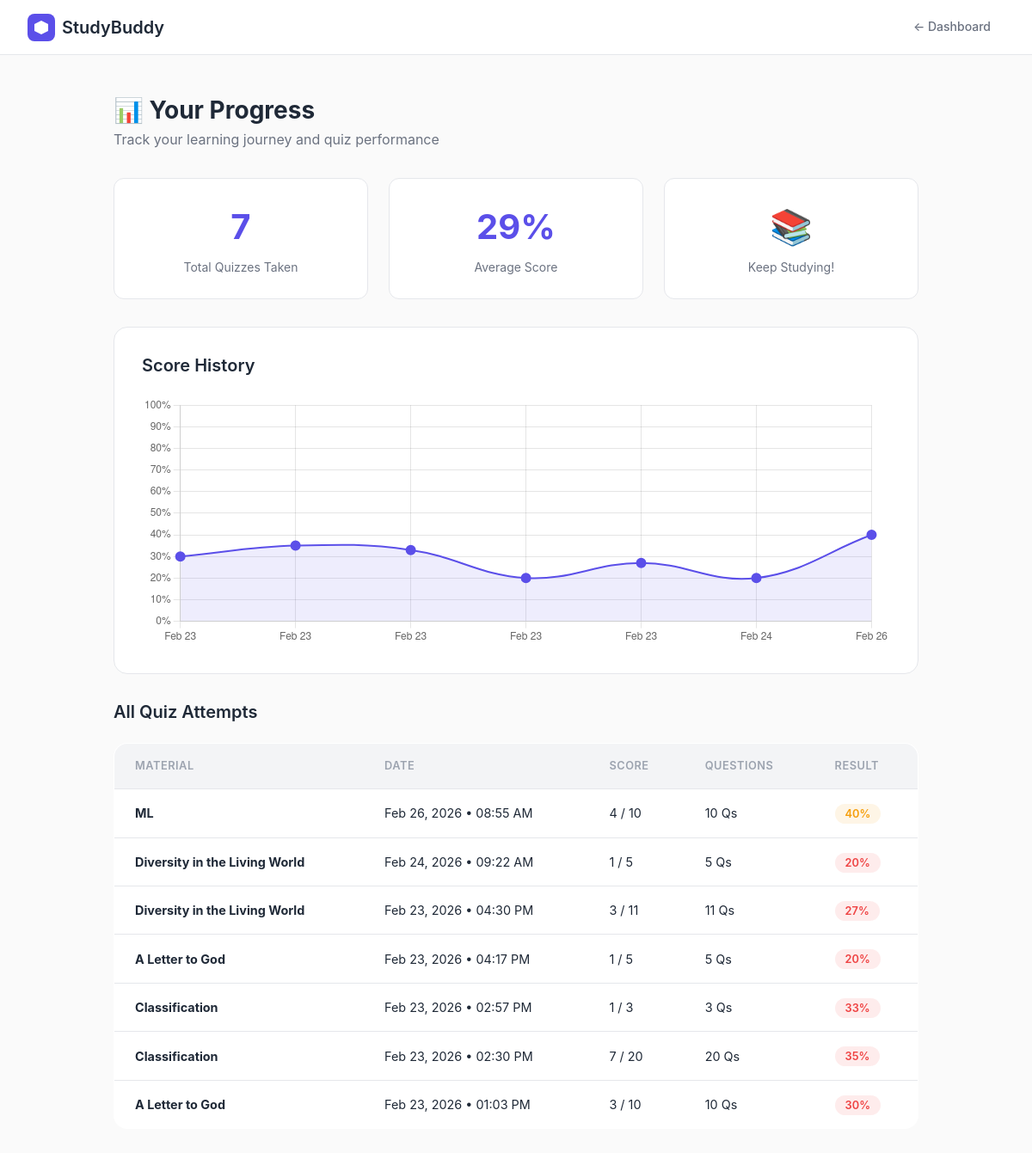
Before: /progress/progress/ (signed in) with the older database file.
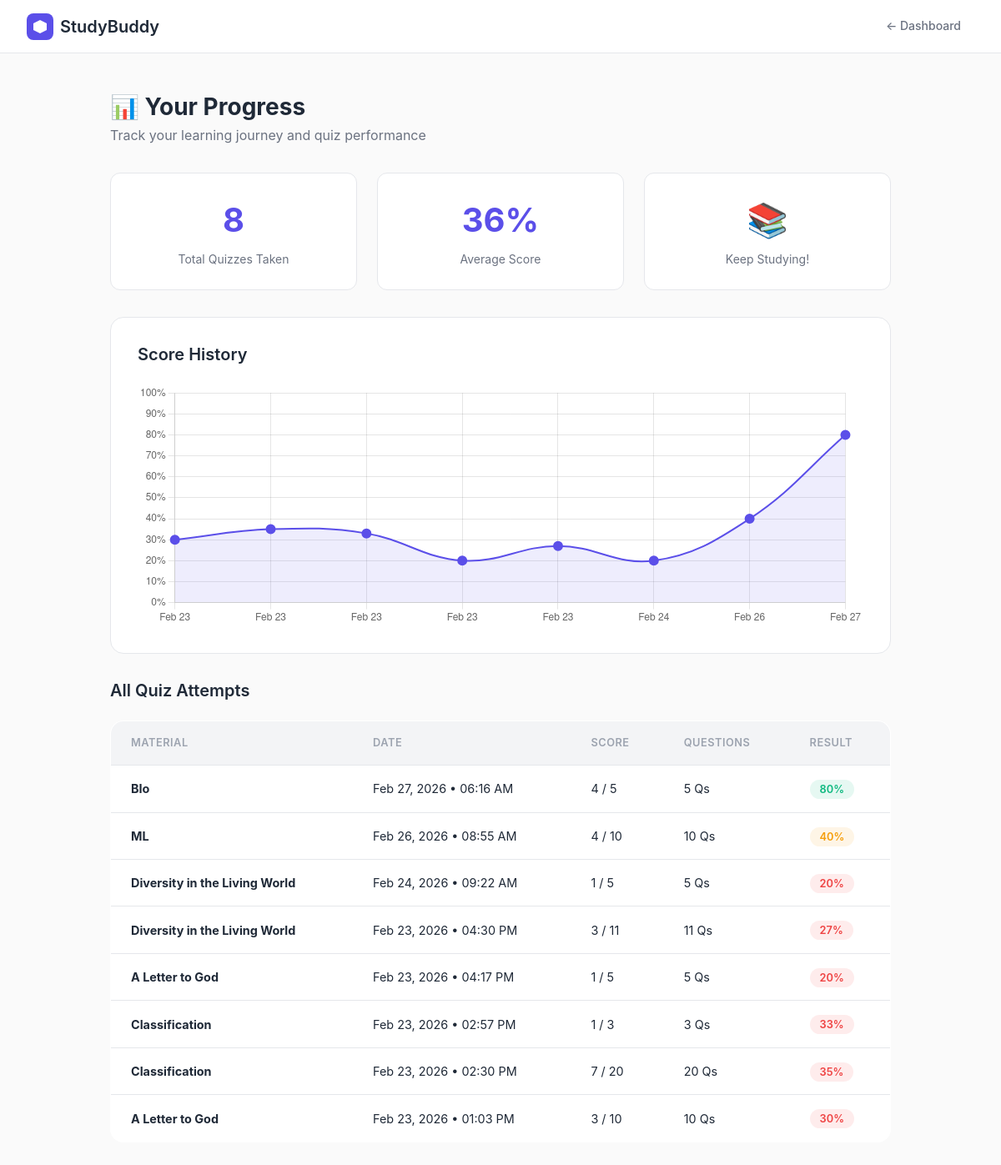
After: the same page with the newer database file.
### progress/models.py (models this page shows)
class QuizAttempt(models.Model):
    user = models.ForeignKey(User, on_delete=models.CASCADE)
    material = models.ForeignKey(StudyMaterial, on_delete=models.CASCADE)
    score = models.IntegerField(default=0)
    total_questions = models.IntegerField(default=0)
    attempted_at = models.DateTimeField(auto_now_add=True)
    def percentage(self):
        if self.total_questions == 0:
            return 0
        return round((self.score / self.total_questions) * 100)

### materials/models.py (models this page shows, shortened)
class StudyMaterial(models.Model):
    user = models.ForeignKey(User, on_delete=models.CASCADE)
    title = models.CharField(max_length=200)
    subject = models.CharField(max_length=100)
    file = models.FileField(upload_to='materials/', blank=True, null=True)
    extracted_text = models.TextField(blank=True)
    uploaded_at = models.DateTimeField(auto_now_add=True)

### progress/views.py (the view)
# urls.py: path('progress/', views.progress_view, name='progress'),
@login_required
def progress_view(request):
    attempts = QuizAttempt.objects.filter(user=request.user).order_by('-attempted_at')
    total_attempts = attempts.count()
    avg_score = 0
    if total_attempts > 0:
        avg_score = round(sum(a.percentage() for a in attempts) / total_attempts)
    streak = 0
    today = timezone.now().date()
    check_date = today
    while True:
        if QuizAttempt.objects.filter(
            user=request.user,
            attempted_at__date=check_date
        ).exists():
            streak += 1
            check_date -= timedelta(days=1)
        else:
            break
    return render(request, 'progress/progress.html', {
        'attempts': attempts,
        'total_attempts': total_attempts,
        'avg_score': avg_score,
        'streak': streak,
    })

### templates/progress/progress.html (shortened to what the changed rows need)
{% load static %}
<!DOCTYPE html>
<html lang="en">
<head>
    <link rel="stylesheet" href="{% static 'css/base.css' %}">
    <link rel="stylesheet" href="{% static 'css/components.css' %}">
    <link rel="stylesheet" href="{% static 'css/progress.css' %}">
</head>
<body>
    <div class="page-layout">
        <div class="page-body">
            <div class="page-header">
                <h1>📊 Your Progress</h1>
            </div>
            <div class="stats-grid">
                <div class="stat-card">
                    <div class="stat-value">{{ total_attempts }}</div>
                    <div class="stat-label">Total Quizzes Taken</div>
                </div>
                <div class="stat-card">
                    <div class="stat-value">{{ avg_score }}%</div>
                    <div class="stat-label">Average Score</div>
                </div>
            </div>
            {% if attempts %}
            <div class="chart-card">
                <h2 class="section-title">Score History</h2>
                <canvas id="progressChart" height="100"></canvas>
            </div>
            <h2 class="section-title">All Quiz Attempts</h2>
            <table class="attempts-table">
                <thead>
                    <tr>
                        <th>Material</th>
                        <th>Date</th>
                        <th>Score</th>
                        <th>Questions</th>
                        <th>Result</th>
                    </tr>
                </thead>
                <tbody>
                    {% for attempt in attempts %}
                    <tr>
                        <td><strong>{{ attempt.material.title }}</strong></td>
                        <td>{{ attempt.attempted_at|date:"M d, Y • h:i A" }}</td>
                        <td>{{ attempt.score }} / {{ attempt.total_questions }}</td>
                        <td>{{ attempt.total_questions }} Qs</td>
                        <td>
                            <span class="score-badge {% if attempt.percentage >= 70 %}score-high{% elif attempt.percentage >= 40 %}score-mid{% else %}score-low{% endif %}">
                                {{ attempt.percentage }}%
                            </span>
                        </td>
                    </tr>
                    {% endfor %}
                </tbody>
            </table>
            <script>
                const ctx = document.getElementById('progressChart').getContext('2d');
                new Chart(ctx, {
                    type: 'line',
                    data: {
                        labels: [{% for a in attempts reversed %}"{{ a.attempted_at|date:'M d' }}"{% if not forloop.last %},{% endif %}{% endfor %}],
                        datasets: [{
                            label: 'Score %',
                            data: [{% for a in attempts reversed %}{{ a.percentage }}{% if not forloop.last %},{% endif %}{% endfor %}],
                            borderColor: '#5B4FE9',
                            backgroundColor: 'rgba(91,79,233,0.1)',
                            borderWidth: 2,
                            pointBackgroundColor: '#5B4FE9',
                            pointRadius: 5,
                            tension: 0.4,
                            fill: true
                        }]
                    },
                    options: {
                        responsive: true,
                        scales: {
                            y: {
                                beginAtZero: true,
                                max: 100,
                                ticks: { callback: val => val + '%' }
                            }
                        },
                        plugins: {
                            legend: { display: false }
                        }
                    }
                });
            </script>
            {% else %}
            <div class="empty-state">
                <p style="font-size:3rem;margin-bottom:1rem;">📝</p>
                <p>No quiz attempts yet.</p>
                <a href="{% url 'dashboard' %}" class="btn btn-primary" style="margin-top:1rem;">Go Take a Quiz!</a>
            </div>
            {% endif %}
        </div>
    </div>
</body>
</html>

Changed rows visible on the page:
added QuizAttempt: material "BIo", attempted_at "Feb 27, 2026 • 06:16 AM", score "4", total_questions "5", percentage "80"
Other visible differences:
{{ total_attempts }}: "7" → "8"
{{ avg_score }}: "29" → "36"
chart data {{ a.percentage }}: 30, 35, 33, 20, 27, 20, 40 → 30, 35, 33, 20, 27, 20, 40, 80
